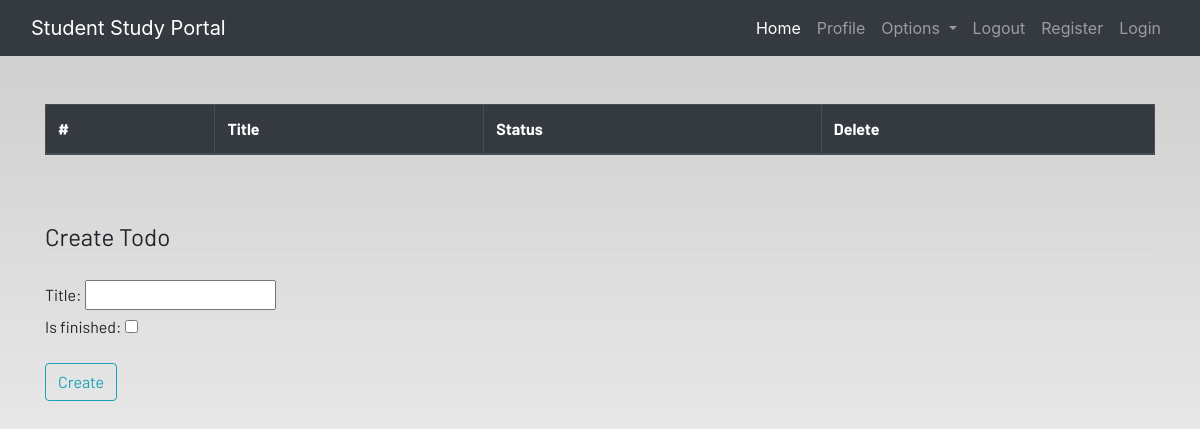
Page /todo/ (signed in) on the earlier database version.
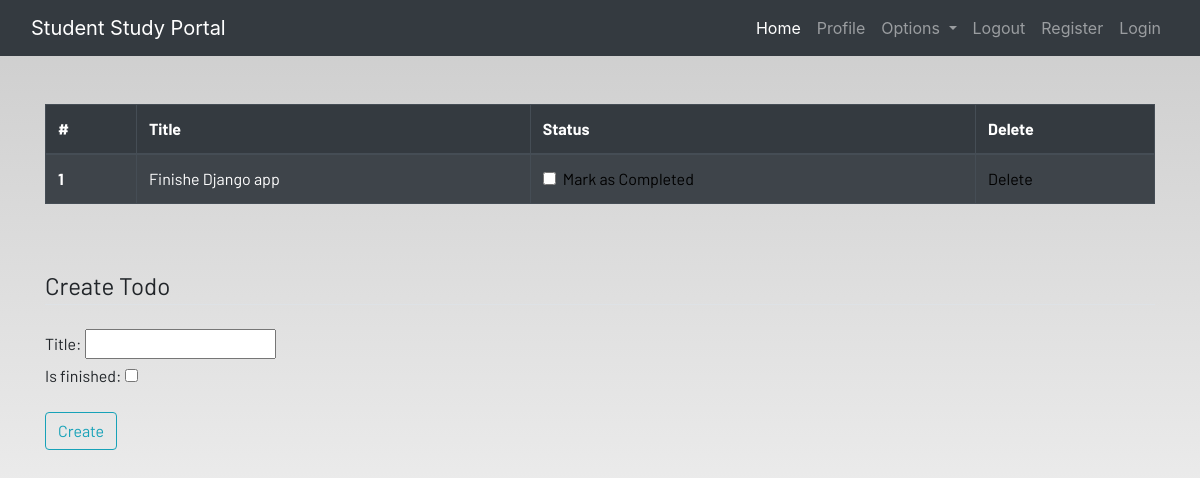
Same page on the later database version.
### dashboard/models.py (models this page shows, shortened)
class Todo(models.Model):
     user = models.ForeignKey(User, on_delete=models.CASCADE)
     title = models.CharField(max_length=255                       )
     is_finished = models.BooleanField(default = False)

### dashboard/views.py (the view)
# urls.py: path('todo/', views.todo, name='todo'),
def todo(request):
    if request.method == 'POST':
        form = TodoForm(request.POST)
        if form.is_valid():
            try:
                finished = request.POST.get('is_finished')
                if finished == 'on':
                    finished = True
                else:
                    finished = False
            except:
                finished = False
            todos = Todo(
                user=request.user,
                title=form.cleaned_data['title'],  # Removed extra space
                is_finished=finished,
            )
            todos.save()
            messages.success(request, 'Todo added successfully')
    else:
        form = TodoForm()
    todos = Todo.objects.filter(user=request.user)
    if len(todos) == 0:  # Fixed typo: changed 'todo' to 'todos'
        todo_done = True
    else:
        todo_done = False
    context = {'todos': todos, 'form': form, 'todo_done': todo_done}  # Use 'todo_done' to match the template
    return render(request, 'dashboard/todo.html', context)

### dashboard/forms.py
class TodoForm(forms.ModelForm):  # Use ModelForm
    class Meta:
        model = Todo
        fields = ['title', 'is_finished']

### dashboard/templates/dashboard/todo.html (shortened to what this page needs)
{% extends 'dashboard/base.html' %}
{% load static %}
{% load crispy_forms_tags %}
{% block content %}
<div class="container">
    {% if not todos_done %}
    <table class="table table-striped table-bordered table-hover table-dark">
        <thead>
            <tr>
                <th scope="col">#</th>
                <th scope="col">Title</th>
                <th scope="col">Status</th>
                <th scope="col">Delete</th>
            </tr>
        </thead>
        <tbody>
            {% for todo in todos %}
            <tr>
                <th scope="row">{{ forloop.counter }}</th>
                <td>{{ todo.title }}</td>
                <td>
                    <a href="{% url 'updatetd' todo.id %}">
                        <div class="form-check">
                            {% if todo.is_finished %}
                            <input class="form-check-input" type="checkbox" value="" checked>
                            {% else %}
                            <input class="form-check-input" type="checkbox" value="">
                            {% endif %}
                            <label class="form-check-label">
                                Mark as Completed
                            </label>
                        </div>
                    </a>
                </td>
                <td><a href="{% url 'dtodo' todo.id %}">Delete</a></td>
            </tr>
            {% endfor %}
        </tbody>
    </table>
    {% else %}
    <h4>All tasks have been done! Create to add more.</h4>
    {% endif %}
</div>
<br><br>
<div class="container">
    <form method="POST">
        <fieldset class="form-group">
            <legend class="border-bottom mb-4">Create Todo</legend>
            {{ form }}
        </fieldset>
        <div class="form-group">
            <button class="btn btn-outline-info" type="submit">
                Create
            </button>
        </div>
    </form>
</div>
{% endblock content %}

### dashboard/templates/dashboard/base.html (shortened to what this page needs)
<!DOCTYPE html>
{% load static %}
<html lang="en">
<head>
  <link rel="stylesheet" href="https://stackpath.bootstrapcdn.com/bootstrap/4.3.1/css/bootstrap.min.css"
 />
  <link rel="stylesheet" href="https://use.fontawesome.com/releases/v5.7.2/css/all.css"
 />
  <link rel="stylesheet" href="{% static 'css/main.css' %}" />
</head>
<body>
  <header>
    <nav class="navbar navbar-expand-lg navbar-dark bg-dark">
      <div class="container-fluid">
        <a class="navbar-brand" href="#">Student Study Portal</a>
        <div class="collapse navbar-collapse justify-content-end" id="navbarSupportedContent">
          <ul class="navbar-nav mb-2 mb-lg-0">
            <li class="nav-item">
              <a class="nav-link active" aria-current="page" href="#">Home</a>
            </li>
            <li class="nav-item">
              <a class="nav-link" href="#">Profile</a>
            </li>
            <li class="nav-item dropdown">
              <a class="nav-link dropdown-toggle" href="#" id="navbarDropdown" role="button" data-toggle="dropdown"
                aria-haspopup="true" aria-expanded="false">
                Options
              </a>
            </li>
            <li class="nav-item">
              <a class="nav-link" href="#">Logout</a>
            </li>
            <li class="nav-item">
              <a class="nav-link" href="#">Register</a>
            </li>
            <li class="nav-item">
              <a class="nav-link" href="#">Login</a>
            </li>
          </ul>
        </div>
      </div>
    </nav>
  </header>
  <br /><br />
  <main>
    {% block content %}
    {% endblock content %}
  </main>
</body>
</html>

### dashboard/static/css/main.css (style rules this page uses)
html { scroll-behavior: smooth; height: 100%; width: 100%; }
main { font-family: Barlow, Quicksand, Rubik, sans-serif, serif, 'Times New Roman', Times, serif !important; }
a { text-decoration: none !important; color: black; }
html, body { max-width: 100%; overflow-x: hidden; height: 100%; width: 100%; }
body { background: linear-gradient(rgba(0, 0, 0, 0.2), rgba(255, 255, 255, 0.5)); overflow-x: hidden; background-repeat: no-repeat; }

Differences in the rows shown:
added Todo: title "Finishe Django app"
